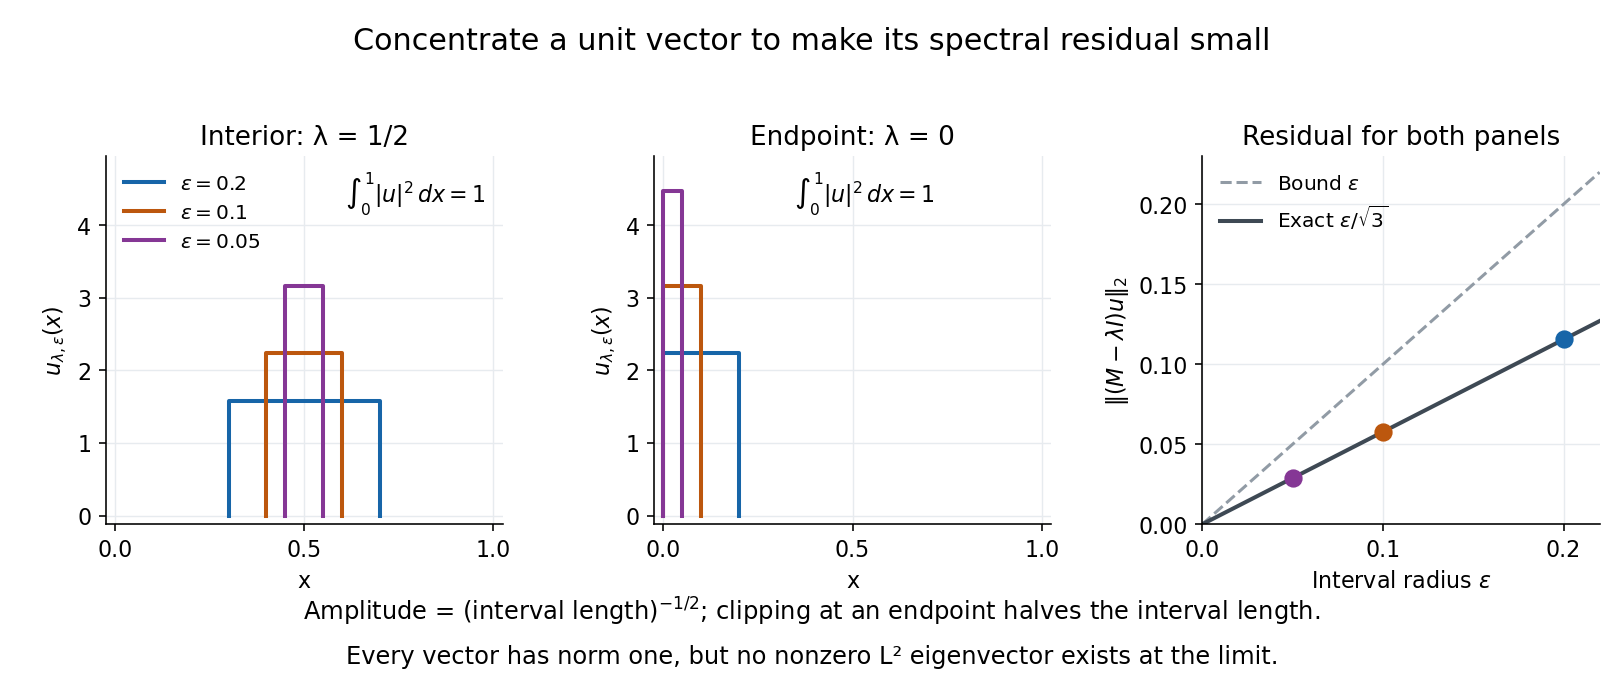

Write Python code to recreate this figure.
"""Write approximate-spectral-vectors.png to cwd; Python 3.14, NumPy, Matplotlib."""

from pathlib import Path

import matplotlib

matplotlib.use("Agg")
import matplotlib.pyplot as plt
import numpy as np


def interval(lam, epsilon):
    a, b = max(0.0, lam - epsilon), min(1.0, lam + epsilon)
    length = b - a
    residual = np.sqrt(((b - lam) ** 3 - (a - lam) ** 3) / (3 * length))
    return a, b, length**-0.5, residual


def main():
    plt.rcParams.update({"font.size": 11, "axes.titlesize": 13})
    colors = ["#1765a8", "#bc570e", "#853795"]
    epsilons = [0.2, 0.1, 0.05]
    fig, axes = plt.subplots(1, 3, figsize=(11.2, 4.7), facecolor="white")
    fig.subplots_adjust(left=0.065, right=0.985, bottom=0.23, top=0.77, wspace=0.38)
    fig.suptitle("Concentrate a unit vector to make its spectral residual small", fontsize=15, y=0.96)
    for ax, lam, heading in zip(axes[:2], [0.5, 0.0], ["Interior: λ = 1/2", "Endpoint: λ = 0"]):
        for epsilon, color in zip(epsilons, colors):
            a, b, amplitude, residual = interval(lam, epsilon)
            ax.plot([a, a, b, b], [0, amplitude, amplitude, 0], color=color, lw=2,
                    label=rf"$\varepsilon={epsilon:g}$")
        ax.set_title(heading)
        ax.set_xlim(-0.025, 1.025)
        ax.set_ylim(-0.12, 4.95)
        ax.set_xticks([0, 0.5, 1])
        ax.set_xlabel("x")
        ax.set_ylabel(r"$u_{\lambda,\varepsilon}(x)$")
        ax.text(0.53 if lam == 0 else 0.98, 4.3,
                r"$\int_0^1 |u|^2\,dx=1$", ha="center" if lam == 0 else "right", fontsize=11)
        ax.grid(color="#e7ebef", lw=0.7)
        ax.spines[["top", "right"]].set_visible(False)
    axes[0].legend(loc="upper left", fontsize=10, frameon=False)
    ax = axes[2]
    epsilon_grid = np.linspace(0, 0.22, 200)
    ax.plot(epsilon_grid, epsilon_grid, "--", color="#919ba5", lw=1.5, label=r"Bound $\varepsilon$")
    ax.plot(epsilon_grid, epsilon_grid / np.sqrt(3), color="#3e4954", lw=2,
            label=r"Exact $\varepsilon/\sqrt{3}$")
    for epsilon, color in zip(epsilons, colors):
        ax.scatter([epsilon], [interval(0.5, epsilon)[3]], color=color, s=65, zorder=5)
    ax.set_title("Residual for both panels")
    ax.set_xlabel(r"Interval radius $\varepsilon$")
    ax.set_ylabel(r"$\|(M-\lambda I)u\|_2$")
    ax.set_xlim(0, 0.22)
    ax.set_ylim(0, 0.23)
    ax.set_xticks([0, 0.1, 0.2])
    ax.grid(color="#e7ebef", lw=0.7)
    ax.spines[["top", "right"]].set_visible(False)
    ax.legend(loc="upper left", fontsize=10, frameon=False)
    fig.text(0.5, 0.09, r"Amplitude = (interval length)$^{-1/2}$; clipping at an endpoint halves the interval length.",
             ha="center", fontsize=12)
    fig.text(0.5, 0.025, "Every vector has norm one, but no nonzero L² eigenvector exists at the limit.",
             ha="center", fontsize=12)
    fig.savefig(Path.cwd() / "approximate-spectral-vectors.png", dpi=145, facecolor="white", transparent=False)
    plt.close(fig)


if __name__ == "__main__":
    main()
